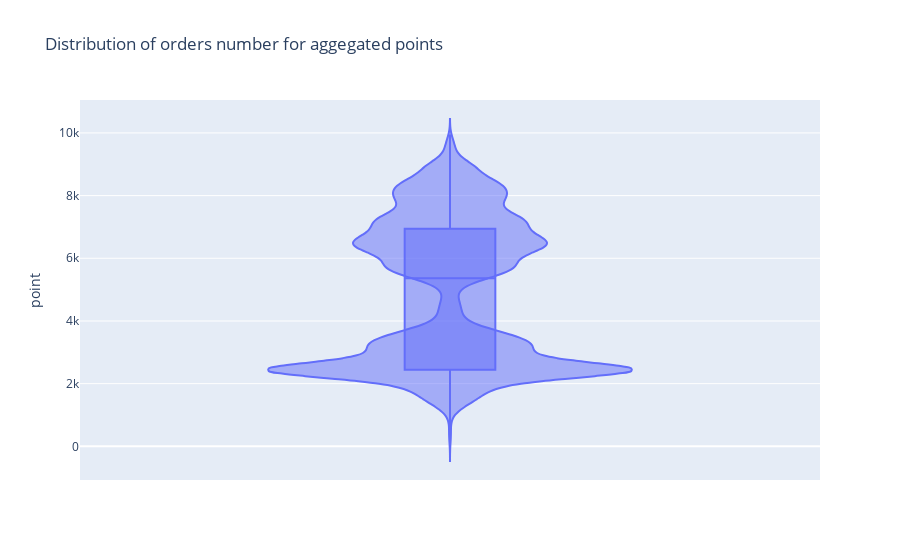

The notebook cell saved with this chart:
### Code cell
px.violin(orders, y='point', title='Distribution of orders number for aggegated points', box=True)

### Figure 1 — Plotly figure (JSON) as saved in the notebook; plotly's stock layout.template omitted (floating-point values rounded to 4 significant figures; data arrays with more than 128 entries replaced by an {"elided": "..."} marker saying what was removed)
{"data": [{"alignmentgroup": "True", "box": {"visible": true}, "hovertemplate": "point=%{y}<extra></extra>", "legendgroup": "", "marker": {"color": "#636efa"}, "name": "", "offsetgroup": "", "orientation": "v", "scalegroup": "True", "showlegend": false, "type": "violin", "x0": " ", "xaxis": "x", "y": {"elided": "95060 int values"}, "y0": " ", "yaxis": "y"}], "layout": {"legend": {"tracegroupgap": 0}, "title": {"text": "Distribution of orders number for aggegated points"}, "violinmode": "group", "xaxis": {"anchor": "y", "domain": [0, 1]}, "yaxis": {"anchor": "x", "domain": [0, 1], "title": {"text": "point"}}}}
